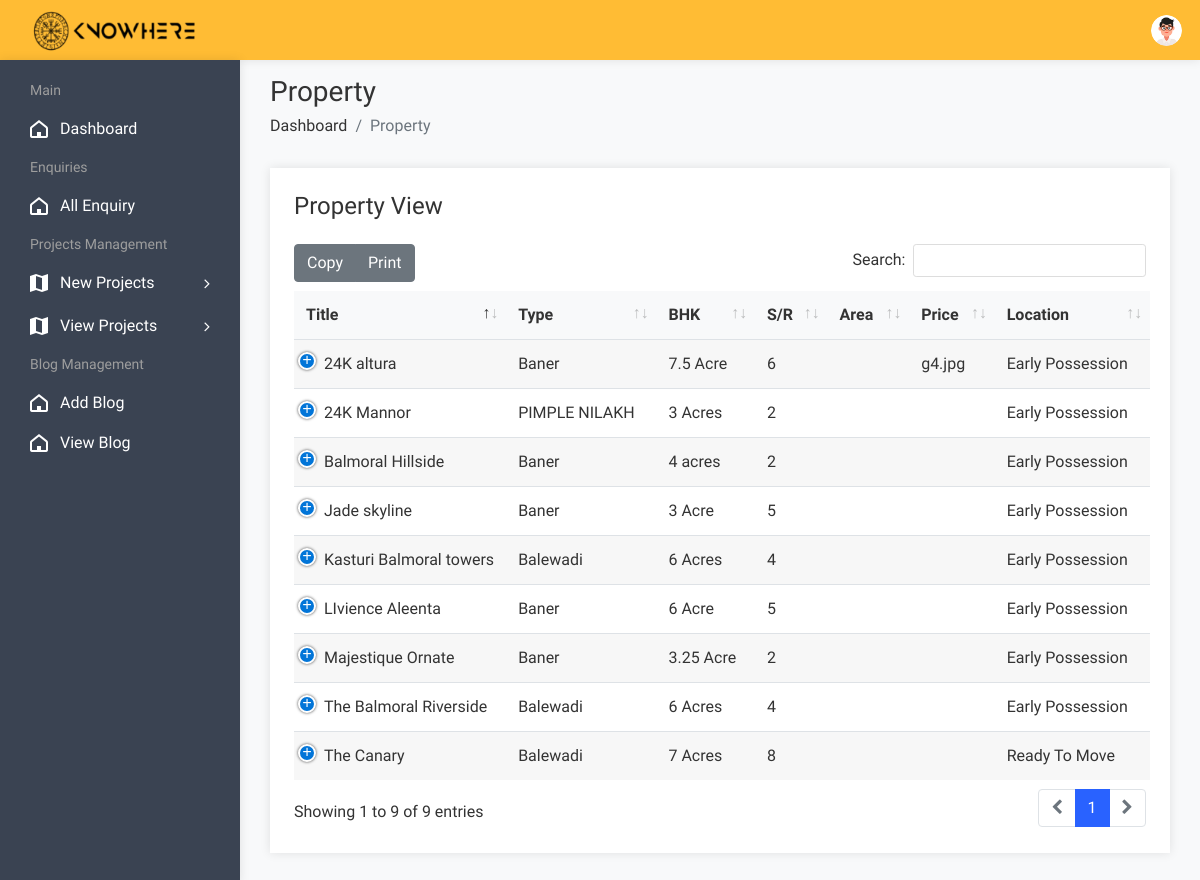
Page /admin/propertyview.php (signed in) on the committed database.
### tables this page shows
CREATE TABLE `residential_projects` (
  `pid` int(100) NOT NULL,
  `project_title` mediumtext NOT NULL,
  `project_description` longtext DEFAULT NULL,
  `project_location` text NOT NULL,
  `project_area` varchar(1000) NOT NULL,
  `total_towers` varchar(1000) NOT NULL,
  `total_units` varchar(1000) NOT NULL,
  `possession` varchar(1000) NOT NULL,
  `feature` longtext NOT NULL,
  `image1` varchar(300) DEFAULT NULL,
  `image2` varchar(300) DEFAULT NULL,
  `image3` varchar(300) NOT NULL,
  `image4` varchar(300) NOT NULL,
  `image5` varchar(300) NOT NULL,
  `status` varchar(1000) NOT NULL,
  `featured` int(10) DEFAULT NULL,
  `unit_details` longtext DEFAULT NULL CHECK (json_valid(`unit_details`)),
  `usp` varchar(100) NOT NULL,
  `total_floor` varchar(255) NOT NULL,
  `city` text NOT NULL,
  `psf` varchar(300) NOT NULL,
  `developer` varchar(300) NOT NULL,
  `project_slug` varchar(255) NOT NULL
);

### admin/propertyview.php (the view, shortened to what this page needs)
<!DOCTYPE html>
<html lang="en">
<head>
        <link rel="stylesheet" href="assets/css/bootstrap.min.css">
        <link rel="stylesheet" href="assets/css/font-awesome.min.css">
        <link rel="stylesheet" href="assets/css/feathericon.min.css">
		<link rel="stylesheet" href="assets/plugins/datatables/dataTables.bootstrap4.min.css">
		<link rel="stylesheet" href="assets/plugins/datatables/responsive.bootstrap4.min.css">
		<link rel="stylesheet" href="assets/plugins/datatables/select.bootstrap4.min.css">
		<link rel="stylesheet" href="assets/plugins/datatables/buttons.bootstrap4.min.css">
        <link rel="stylesheet" href="assets/css/style.css">
    </head>
    <body>
				<?php include("header.php"); ?>
            <div class="page-wrapper">
                <div class="content container-fluid">
					<div class="page-header">
						<div class="row">
							<div class="col">
								<h3 class="page-title">Property</h3>
								<ul class="breadcrumb">
									<li class="breadcrumb-item"><a href="dashboard.php">Dashboard</a></li>
									<li class="breadcrumb-item active">Property</li>
								</ul>
							</div>
						</div>
					</div>
					<div class="row">
                            <div class="col-12">
                                <div class="card">
                                    <div class="card-body">
                                        <h4 class="header-title mt-0 mb-4">Property View</h4>
                                        <table id="datatable-buttons" class="table table-striped dt-responsive nowrap">
                                            <thead>
                                                <tr>
                                                    <th>Title</th>
                                                    <th>Type</th>
                                                    <th>BHK</th>
                                                    <th>S/R</th>
													<th>Area</th>
                                                    <th>Price</th>
                                                    <th>Location</th>
                                                </tr>
                                            </thead>
                                            <tbody>
											<?php
												$residential_query = mysqli_query($con, "SELECT * FROM `residential_projects`");
												while ($row = mysqli_fetch_array($residential_query)) {
											?>
                                                <tr>
                                                    <td><?php echo $row['1']; ?></td>
                                                    <td><?php echo $row['3']; ?></td>
                                                    <td><?php echo $row['4']; ?></td>
                                                    <td><?php echo $row['5']; ?></td>
                                                    <td><?php echo $row['12']; ?></td>
                                                    <td><?php echo $row['13']; ?></td>
                                                    <td><?php echo $row['14']; ?></td>
                                                </tr>
                                               <?php
												}
												?>
                                            </tbody>
                                        </table>
                                    </div>
                                </div>
                            </div>
                        </div>
				</div>
			</div>
    </body>
</html>

### rows in the picture
residential_projects: project_title "Jade skyline", project_location "Baner", project_area "3 Acre", total_towers "5", status "Early Possession"
residential_projects: project_title "Majestique Ornate", project_location "Baner", project_area "3.25 Acre", total_towers "2", status "Early Possession"
residential_projects: project_title "24K altura", project_location "Baner", project_area "7.5 Acre", total_towers "6", image5 "g4.jpg", status "Early Possession"
residential_projects: project_title "Balmoral Hillside", project_location "Baner", project_area "4 acres", total_towers "2", status "Early Possession"
residential_projects: project_title "LIvience Aleenta", project_location "Baner", project_area "6 Acre", total_towers "5", status "Early Possession"
residential_projects: project_title "24K Mannor", project_location "PIMPLE NILAKH", project_area "3 Acres", total_towers "2", status "Early Possession"
residential_projects: project_title "The Canary", project_location "Balewadi", project_area "7 Acres", total_towers "8", status "Ready To Move"
residential_projects: project_title "The Balmoral Riverside", project_location "Balewadi", project_area "6 Acres", total_towers "4", status "Early Possession"
residential_projects: project_title "Kasturi Balmoral towers", project_location "Balewadi", project_area "6 Acres", total_towers "4", status "Early Possession"
